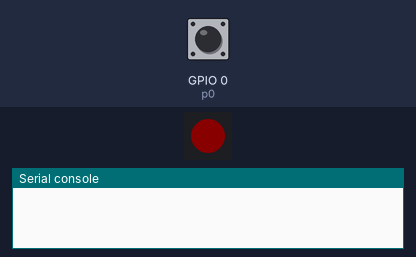
Simulated run of this program. Board: ESP32 board running MicroPython. On the bench: 1 RGB LEDs in strip order, left to right, the last lines printed to the serial console. Inputs (shaded band) come from the test bench; at power-on: GPIO 0 (p0) HIGH. Dim RGB values are drawn brighter than linear.

Above: at 1.2 s.
1.3 s: GPIO 0 (p0) pulled LOW for 0.15 s
At 1.6 s:
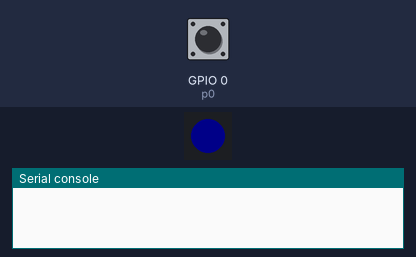
At 2.3 s:
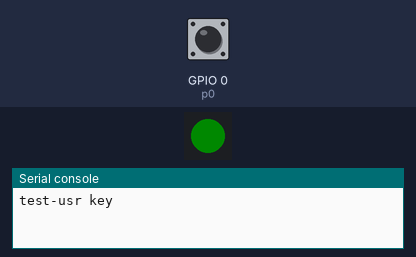
Timing chart, 0 to 4.3 s (numbered marks = the images above; inputs shaded):
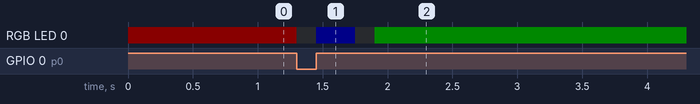

The program:

test-main.py
```python
from machine import Pin
from neopixel import NeoPixel
import time

pin = Pin(16, Pin.OUT)
np = NeoPixel(pin, 1)
np[0] = (10,0,0)
np.write()
r, g, b = np[0]
def handle_interrupt(Pin):
    np[0] = (0, 0, 0)
    np.write()
    time.sleep_ms(150)

    np[0] = (0, 0, 10)
    np.write()
    time.sleep_ms(150)

    np[0] = (0, 0, 10)
    np.write()
    time.sleep_ms(150)

    np[0] = (0, 0, 0)
    np.write()
    time.sleep_ms(150)

    np[0] = (0, 10, 0)
    np.write()
    time.sleep_ms(150)

    print("test-usr key")
p0 = Pin(0)
p0.init(p0.IN, p0.PULL_UP)
p0.irq(trigger=p0.IRQ_FALLING, handler=handle_interrupt)
```

Measured:
- after the input at 1.3 s, RGB LED 0: RGB(10, 0, 0) → off at once, → RGB(0, 0, 10) 0.15 s later, → off 0.30 s later, → RGB(0, 10, 0) 0.15 s later
